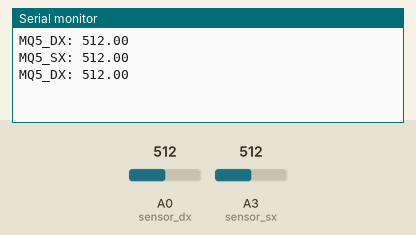
This sketch was run on a simulated Arduino Uno, built with avr-gcc and run on an emulated ATmega328P. On the bench: the last lines printed to the serial monitor. The test bench sets the inputs (shaded band); at power-on: A0 (sensor_dx) = 512, A3 (sensor_sx) = 512.

Above: at 4.8 s.
4.9 s: A0 (sensor_dx) set to 716
At 7.0 s:
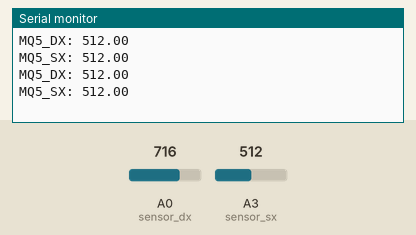
9.9 s: A3 (sensor_sx) set to 716
At 11.3 s:
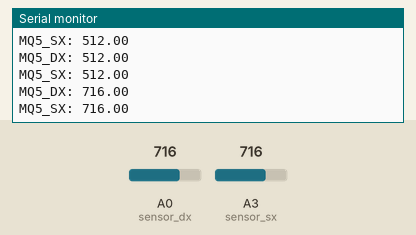
14.9 s: A0 (sensor_dx) set to 900
At 17.1 s:
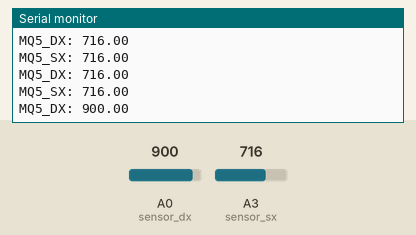
19.9 s: A3 (sensor_sx) set to 900
At 21.4 s:
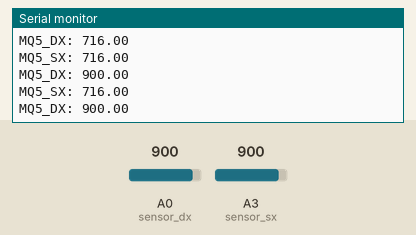
Timing chart, 0 to 22.9 s (numbered marks = the images above; inputs shaded):
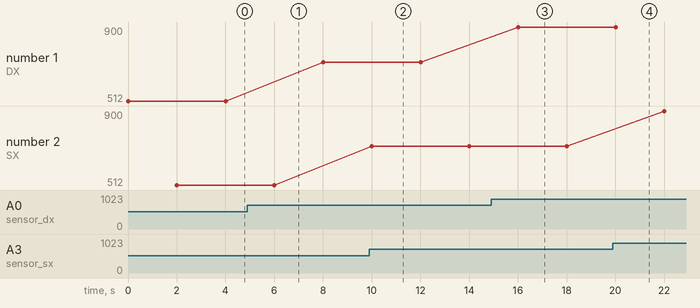

Measured:
- after the input at 9.9 s, the serial monitor: prints a new line after 0.10 s (image 2)
- after the input at 14.9 s, the serial monitor: prints a new line after 1.1 s (image 3)
- plotted number 1: 512 → 716 after the input at 4.9 s, 716 → 900 after the input at 14.9 s

The sketch:

MQ-5_Easy.ino
```cpp
float sensor_dx=A0;
float sensor_sx=A3;
float gas_value;
void setup()
{
  pinMode(sensor_dx,INPUT);
  pinMode(sensor_sx,INPUT);

  Serial.begin(9600);
}

void loop()
{
  gas_value=analogRead(sensor_dx);
  Serial.print("MQ5_DX: ");Serial.println(gas_value);
  delay(2000);
  gas_value=analogRead(sensor_sx);
  Serial.print("MQ5_SX: ");Serial.println(gas_value);
  delay(2000);
}
```
